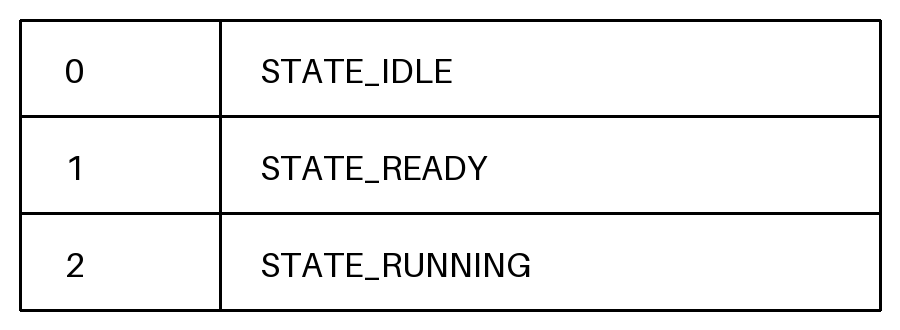
#> input picture ocr-enumerator/examples/sample-table.png, 900 x 330 px
$ python -i ocr_engine.py   (imports and definitions only)
#> lines starting #> are read from the running program, lines starting #| are printed output that depends on the picture
#> further down, picture is the input picture: shape (330, 900, 3); min 0, max 255, mean 239.4
# app/ocr_engine.py
from __future__ import annotations
from typing import Any, Dict, List, Tuple
import numpy as np
import cv2
import easyocr
import re

# EasyOCR (CPU)
try:
    _reader = easyocr.Reader(['en','tr'], gpu=False, verbose=False)
except Exception:
    _reader = easyocr.Reader(['en','tr'], gpu=False, verbose=False)

# -------- helpers --------
def _ensure_bgr(img: np.ndarray) -> np.ndarray:
    if img.ndim == 2:
        return cv2.cvtColor(img, cv2.COLOR_GRAY2BGR)
    if img.shape[2] == 4:
        return cv2.cvtColor(img, cv2.COLOR_BGRA2BGR)
    return img

def _preprocess_variants(img_bgr: np.ndarray) -> List[np.ndarray]:
    out: List[np.ndarray] = []
    img = _ensure_bgr(img_bgr)
    h, w = img.shape[:2]
#> h = 330; w = 900

    # ölçek
    if max(h, w) < 1800:
        s = 1800.0 / max(h, w)
#> s = 2
        img1 = cv2.resize(img, (int(w*s), int(h*s)), interpolation=cv2.INTER_CUBIC)
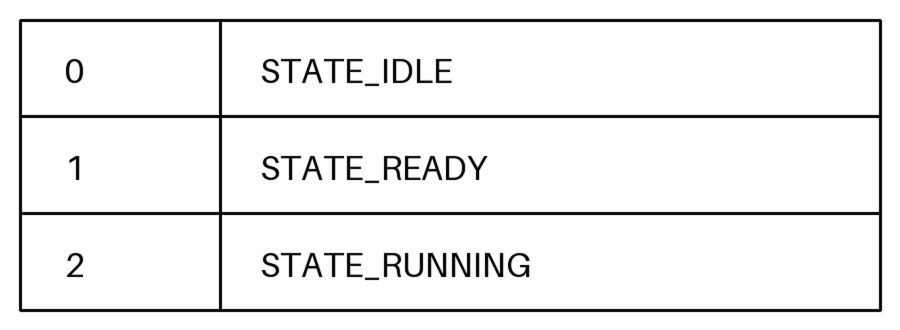
#> img1: shape (660, 1800, 3) (shown at 1/2 size); min 0, max 255, mean 239.4
    else:
        img1 = img.copy()
    out.append(img1)

    # kontrast/keskinlik + hafif morfoloji
    gray = cv2.cvtColor(img1, cv2.COLOR_BGR2GRAY)
    clahe = cv2.createCLAHE(clipLimit=2.0, tileGridSize=(8,8)).apply(gray)
    sharp = cv2.addWeighted(clahe, 1.6, cv2.GaussianBlur(clahe, (0,0), 1.0), -0.6, 0)
    kernel = np.ones((2,2), np.uint8)
#> kernel = [[1, 1], [1, 1]]
    sharp2 = cv2.morphologyEx(sharp, cv2.MORPH_CLOSE, kernel, iterations=1)
    out.append(cv2.cvtColor(sharp2, cv2.COLOR_GRAY2BGR))

    # ikili + tersleme kontrolü
    _, th = cv2.threshold(sharp2, 0, 255, cv2.THRESH_BINARY + cv2.THRESH_OTSU)
    # metin/çizgiler koyu ise beyaza çevir ki morfoloji ile çıkarabilelim
    if np.mean(th) > 127:  # arka plan açık ise çizgiler siyah demektir
        th = cv2.bitwise_not(th)
    out.append(cv2.cvtColor(th, cv2.COLOR_GRAY2BGR))
    return out

# [39 lines left out: functions _median, _group_rows, _merge_inline, not called in this run]

# ---- başlıklardan kolon merkezleri
_HEADER_HINTS = [
    re.compile(r"\bindex\b", re.I),
    re.compile(r"\bvariable\b|\bvar\b", re.I),
    re.compile(r"\bvalue\b|\bval\b", re.I),
]
# [108 lines left out: functions _centers_from_headers, _centers_from_vertical_lines, _cluster_columns_x, _centers_kmeans, _kmeans_best_k, not called in this run]

# -------- public: tüm tabloyu çıkart --------
def extract_table(img_bgr: np.ndarray) -> Dict[str, Any]:
    """
    Dönen yapı:
    { "columns": N, "rows": [[{"text":str,"conf":float}, ...] ...] }
    """
    if img_bgr is None or not isinstance(img_bgr, np.ndarray):
        raise RuntimeError("Invalid image input")

    for variant in _preprocess_variants(img_bgr):
        # OCR
        res = _reader.readtext(variant, detail=1, paragraph=False)
        cells: List[Dict[str, Any]] = []
        for it in res:
            if not isinstance(it, (list, tuple)) or len(it) < 3:
                continue
            pts, text, conf = it[0], (it[1] or "").strip(), float(it[2] or 0.0)
            if not text:
                continue
            try:
                pts = np.array(pts).reshape(-1,2)
                xs, ys = pts[:,0], pts[:,1]
                x1,y1,x2,y2 = int(xs.min()), int(ys.min()), int(xs.max()), int(ys.max())
            except Exception:
                continue
            cells.append({"text": text, "confidence": conf, "bbox": [x1,y1,x2,y2]})

        if not cells:
            continue

        rows = _group_rows(cells)
        if not rows:
            continue

        flat_cells = [c for r in rows for c in r["cells"]]

        # 1) başlıklardan
        centers = _centers_from_headers(flat_cells)

        # 2) dikey çizgilerden
        if len(centers) < 3:
            centers = _centers_from_vertical_lines(variant)

        # 3) metin merkezlerinden kümleme
        all_xc = [ (c["bbox"][0]+c["bbox"][2])/2.0 for c in flat_cells ]
        if len(centers) < 3:
            centers = _cluster_columns_x(all_xc)

        # 4) K-Means (k=3) fallback
        if len(centers) < 3 and len(all_xc) >= 6:
            km = _centers_kmeans(all_xc, k=3)
            if km:
                centers = km

        if not centers:
            continue

        centers = sorted(centers)

        flat_cells = [c for r in rows for c in r["cells"]]

        # 1) başlıklardan
        centers = _centers_from_headers(flat_cells)

        # 2) dikey çizgilerden
        if len(centers) < 2:
            centers = _centers_from_vertical_lines(variant)

        # 3) metin merkezlerinden kümleme
        all_xc = [ (c["bbox"][0]+c["bbox"][2])/2.0 for c in flat_cells ]
        if len(centers) < 2:
            centers = _cluster_columns_x(all_xc)

        # 4) K-Means: k=2..5 arasında en iyi ayrımı seç (gerçekten dinamik)
        if len(centers) < 2 and len(all_xc) >= 4:
            km = _kmeans_best_k(all_xc, kmin=2, kmax=5)
            if km:
                centers = km

        if not centers:
            continue

        centers = sorted(centers)
        # DİKKAT: Artık 3'e ZORLAMA YOK
        K = max(2, len(centers))


        K = max(2, len(centers))

        # satırları matrise dök
        table_rows: List[List[Dict[str, Any]]] = []
        for r in rows:
            merged = _merge_inline(r["cells"])
            row = [ {"text":"", "conf":0.0} for _ in range(K) ]
            for c in merged:
                xc = (c["bbox"][0]+c["bbox"][2])/2.0
                j = int(np.argmin([abs(xc - m) for m in centers]))
                if not row[j]["text"]:
                    row[j] = {"text": c["text"], "conf": float(c["confidence"])}
            if any(cell["text"] for cell in row):
                table_rows.append(row)

        if table_rows:
            return {"columns": K, "rows": table_rows}
#> this loop made 1 pass

    raise RuntimeError("No text detected")

>>> import cv2
>>> picture = cv2.imread('../examples/sample-table.png')
#> (the run stopped early here; a loop or call above may not have finished)
